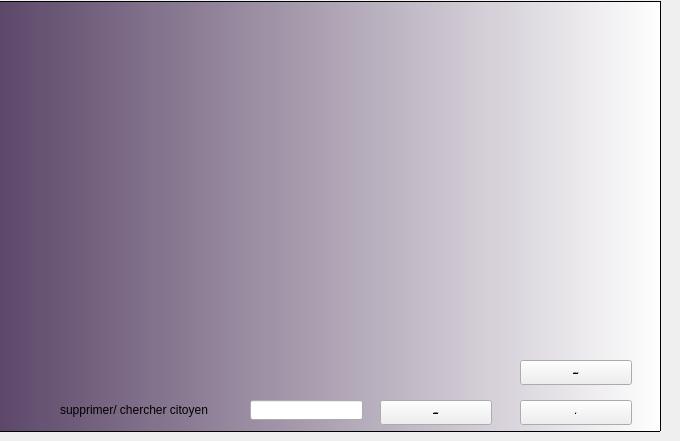
      <widget class="QWidget" name="tab_7">
       <attribute name="title">
        <string>afficher citoyen</string>
       </attribute>
       <widget class="QTableView" name="tableCitoyen">
        <property name="geometry">
         <rect>
          <x>-10</x>
          <y>1</y>
          <width>671</width>
          <height>431</height>
         </rect>
        </property>
        <property name="styleSheet">
         <string notr="true">
background-color: qlineargradient(spread:pad, x1:0, y1:0, x2:1, y2:0, stop:0 rgba(86, 64, 99, 249), stop:1 rgba(255, 255, 255, 255));

border-image: url(C:/music/policeman-background_48369-15139.jpg) 1 1 1 1 stretch stretch;</string>
        </property>
       </widget>
       <widget class="QLabel" name="label_21">
        <property name="geometry">
         <rect>
          <x>60</x>
          <y>400</y>
          <width>181</width>
          <height>20</height>
         </rect>
        </property>
        <property name="text">
         <string>supprimer/ chercher citoyen </string>
        </property>
       </widget>
       <widget class="QLineEdit" name="le_cin_supp">
        <property name="geometry">
         <rect>
          <x>250</x>
          <y>400</y>
          <width>113</width>
          <height>20</height>
         </rect>
        </property>
       </widget>
       <widget class="QPushButton" name="pb_supp">
        <property name="geometry">
         <rect>
          <x>380</x>
          <y>400</y>
          <width>112</width>
          <height>25</height>
         </rect>
        </property>
        <property name="font">
         <font>
          <pointsize>-1</pointsize>
          <weight>75</weight>
          <bold>true</bold>
          <underline>true</underline>
          <strikeout>false</strikeout>
         </font>
        </property>
        <property name="cursor">
         <cursorShape>PointingHandCursor</cursorShape>
        </property>
        <property name="text">
         <string>Supprimer</string>
        </property>
       </widget>
       <widget class="QPushButton" name="tri">
        <property name="geometry">
         <rect>
          <x>520</x>
          <y>400</y>
          <width>112</width>
          <height>25</height>
         </rect>
        </property>
        <property name="font">
         <font>
          <pointsize>-1</pointsize>
          <weight>75</weight>
          <italic>false</italic>
          <bold>true</bold>
          <underline>true</underline>
         </font>
        </property>
        <property name="cursor">
         <cursorShape>PointingHandCursor</cursorShape>
        </property>
        <property name="text">
         <string>tri</string>
        </property>
       </widget>
       <widget class="QPushButton" name="affec_citoyen">
        <property name="geometry">
         <rect>
          <x>520</x>
          <y>360</y>
          <width>112</width>
          <height>25</height>
         </rect>
        </property>
        <property name="font">
         <font>
          <pointsize>-1</pointsize>
          <weight>75</weight>
          <bold>true</bold>
          <underline>true</underline>
         </font>
        </property>
        <property name="cursor">
         <cursorShape>PointingHandCursor</cursorShape>
        </property>
        <property name="contextMenuPolicy">
         <enum>Qt::NoContextMenu</enum>
        </property>
        <property name="text">
         <string>Ajouter rdv</string>
        </property>
       </widget>
      </widget>
